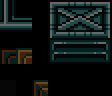

This game map was drawn from its Tiled (.tmx) file and the tilesets committed beside it. A one-line description and the full map source follow:
An orthogonal 7x6 tile map with 16x16 px tiles, 1 tile layer (Tile Layer 1).

<map version="1.10" tiledversion="1.11.0" orientation="orthogonal" renderorder="left-up" width="7" height="6" tilewidth="16" tileheight="16" infinite="0" nextlayerid="2" nextobjectid="1">
 <tileset firstgid="1" source="main-tileset.tsx" />
 <layer id="1" name="Tile Layer 1" width="7" height="6">
  <data encoding="csv">
1,2,3,4,5,6,7,
51,52,53,54,55,56,57,
101,102,103,104,105,106,107,
151,152,153,154,155,156,157,
201,202,203,204,205,206,207,
251,252,253,254,255,256,257
</data>
 </layer>
</map>
